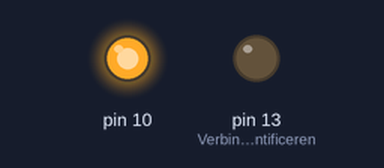
Bench run of a sketch on a simulated Arduino Uno, built with avr-gcc and run on an emulated ATmega328P. On the bench: output pins drawn as LEDs (lit = HIGH).

Above: at 1.0 s.
At 3.0 s:
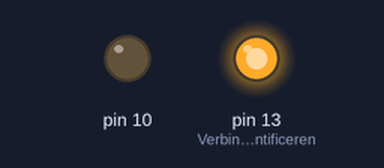
Timing chart, 0 to 5.2 s (numbered marks = the images above):
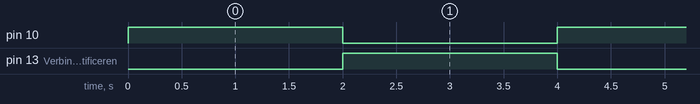

The sketch:

Opdracht1.ino
```cpp
// C++ code
//
void setup()
{
  pinMode(13, OUTPUT); //Verbinding identificeren
  pinMode(10, OUTPUT);
}

void loop()
{
  digitalWrite(10, HIGH); //Stroom aan
  delay(2000); // wacht 2000 milliseconds
  digitalWrite(10, LOW); //Stroom uit

    digitalWrite(13, HIGH);// Stroom aan
  delay(2000); // wacht 2000 milliseconds
  digitalWrite(13, LOW); //Stroom uit
}
```

Measured:
- by itself, pin 10, pin 13 (Verbinding_identificeren): alternates HIGH for 2.0 s and LOW for 2.0 s
- by itself, everything shown: repeats every 4.0 s, in 3 steps
